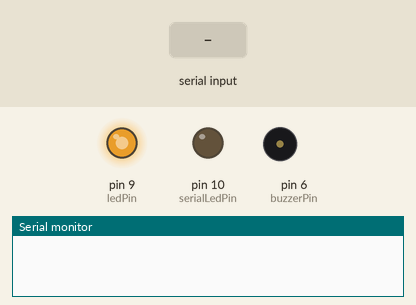
Bench run of a sketch on a simulated Arduino Uno, built with avr-gcc and run on an emulated ATmega328P. Parts: output pins drawn as LEDs (lit = HIGH), buzzer (waves = sounding), the last lines printed to the serial monitor. The inputs (shaded band) are chosen by the test bench.

Above: at 1.26 s.
1.3 s: "H" received over Serial
At 2.7 s:
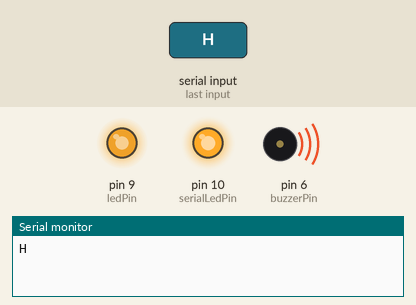
At 7.91 s:
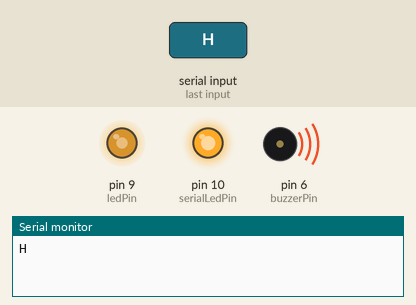
Timing chart, 0 to 13.4 s (numbered marks = the images above; inputs shaded):
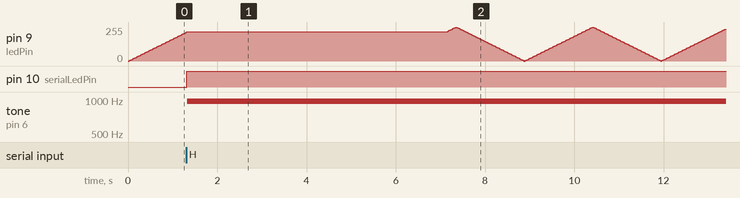

The sketch:

fade_buzzer.pde
```cpp
int brightness = 0;    // how bright the LED is
int fadeAmount = 5;    // how many points to fade the LED by
int ledPin=9;
int serialLedPin=10;
int buzzerPin=6;
int incomingByte;      // a variable to read incoming serial data into
void setup()  {
  Serial.begin(9600);
  // declare pin 9 to be an output:
  pinMode(ledPin, OUTPUT);
  pinMode(serialLedPin, OUTPUT);
  pinMode(buzzerPin,OUTPUT);//设置数字IO脚模式，OUTPUT为输出
}
void beep()
{
  unsigned char i,j;//定义变量
  for(i=0;i<80;i++)//输出一个频率的声音
  {
    analogWrite(buzzerPin,i);//发声音
    delay(1);//延时1ms
    analogWrite(buzzerPin,LOW);//不发声音
    delay(1);//延时ms
  }
}
void beep5times()
{
   for(int i=0;i<5;i++)
   {
     beep();
     delay(1000);
   }
}
void checkSerialInput() {
  // see if there's incoming serial data:
  if (Serial.available() > 0) {
    // read the oldest byte in the serial buffer:
    incomingByte = Serial.read();
    Serial.write(incomingByte);
    // if it's a capital H (ASCII 72), turn on the LED:
    if (incomingByte == 'H') {
      digitalWrite(serialLedPin, HIGH);
      beep5times();
    }
    // if it's an L (ASCII 76) turn off the LED:
    if (incomingByte == 'L') {
      digitalWrite(serialLedPin, LOW);
    }
  }
}
void loop()  {
  // set the brightness of pin 9:
  analogWrite(ledPin, brightness);
  // check any input from serial in
  checkSerialInput();

  // change the brightness for next time through the loop:
  brightness = brightness + fadeAmount;

  // reverse the direction of the fading at the ends of the fade:
  if (brightness == 0 || brightness == 255) {
    fadeAmount = -fadeAmount ;

  }
  // wait for 30 milliseconds to see the dimming effect
  delay(30);
}
```

Measured:
- after the input at 1.3 s, pin 10 (serialLedPin): LOW → HIGH at once; tone on pin 6 (buzzerPin): silent → 977 Hz at once
